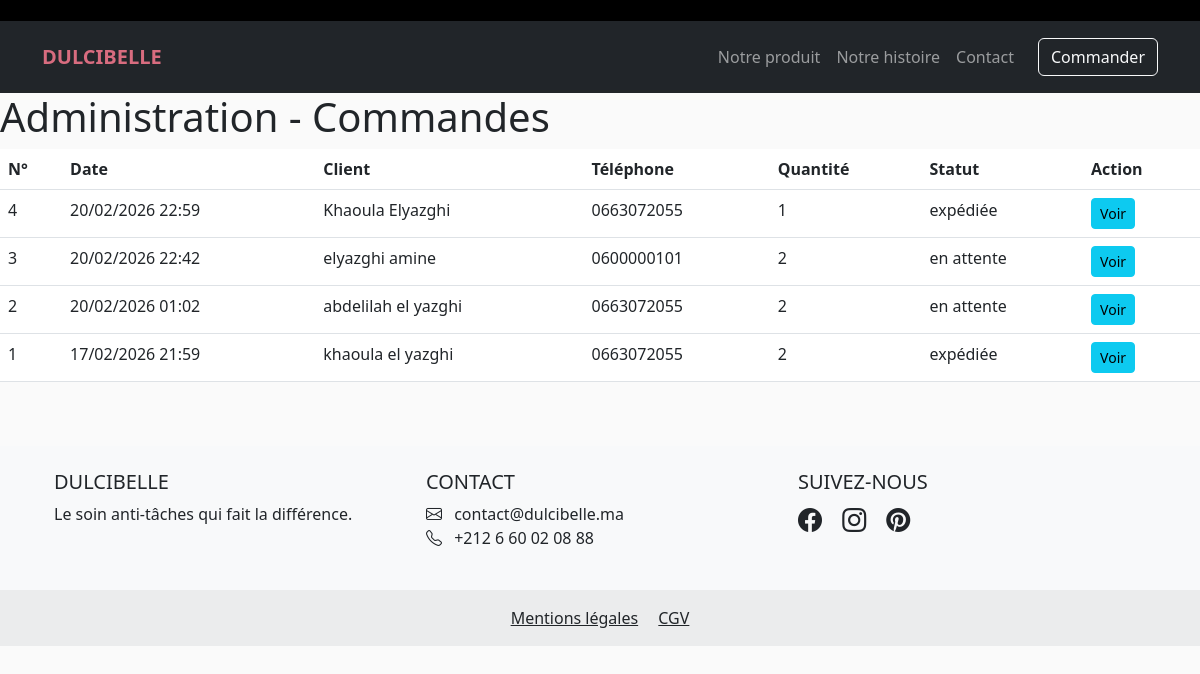
The app's page /admin/dashboard (signed in) with its own data.
### models.py (models this page shows, shortened)
class Commande(db.Model):
    id = db.Column(db.Integer, primary_key=True)
    nom = db.Column(db.String(50), nullable=False)
    prenom = db.Column(db.String(50), nullable=False)
    adresse = db.Column(db.String(200), nullable=False)
    telephone = db.Column(db.String(20), nullable=False)
    quantite = db.Column(db.Integer, default=1)
    date_commande = db.Column(db.DateTime, default=datetime.utcnow)
    statut = db.Column(db.String(20), default='en attente')
    email = db.Column(db.String(100), nullable=False)
    numero = db.Column(db.String(20), unique=True)

### app.py (the view)
@app.route('/admin/dashboard')
@login_required
def admin_dashboard():
    page = request.args.get('page', 1, type=int)
    commandes = Commande.query.order_by(Commande.date_commande.desc()).paginate(page=page, per_page=10)
    return render_template('admin_dashboard.html', commandes=commandes)

### app.py (called while the page is built)
def login_required(f):
    @wraps(f)
    def decorated_function(*args, **kwargs):
        if not session.get('admin_logged_in'):
            flash('Veuillez vous connecter pour accéder à cette page.', 'danger')
            return redirect(url_for('admin_login'))
        return f(*args, **kwargs)
    return decorated_function

### templates/admin_dashboard.html (shortened to what this page needs)
{% extends "base.html" %}
{% block content %}
<h1>Administration - Commandes</h1>
<table class="table">
    <thead>
        <tr>
            <th>N°</th>
            <th>Date</th>
            <th>Client</th>
            <th>Téléphone</th>
            <th>Quantité</th>
            <th>Statut</th>
            <th>Action</th>
        </tr>
    </thead>
    <tbody>
    {% for cmd in commandes.items %}
        <tr>
            <td>{{ cmd.id }}</td>
            <td>{{ cmd.date_commande.strftime('%d/%m/%Y %H:%M') }}</td>
            <td>{{ cmd.prenom }} {{ cmd.nom }}</td>
            <td>{{ cmd.telephone }}</td>
            <td>{{ cmd.quantite }}</td>
            <td>{{ cmd.statut }}</td>
            <td><a href="{{ url_for('admin_commande_detail', id=cmd.id) }}" class="btn btn-sm btn-info">Voir</a></td>
        </tr>
    {% endfor %}
    </tbody>
</table>
{% endblock %}

### templates/base.html (shortened to what this page needs)
<!doctype html>
<html lang="fr">
<head>
    <link href="https://cdn.jsdelivr.net/npm/bootstrap@5.3.0/dist/css/bootstrap.min.css" rel="stylesheet">
    <link rel="stylesheet" href="{{ url_for('static', filename='style.css') }}">
    <link rel="stylesheet" href="https://cdn.jsdelivr.net/npm/bootstrap-icons@1.11.3/font/bootstrap-icons.min.css">
</head>
<body>
        <div class="top-banner">
            <div class="marquee">
            </div>
        </div>
    <nav class="navbar navbar-expand-lg navbar-dark bg-dark py-3">
    <div class="container">
        <a class="navbar-brand fw-bold text-uppercase" href="{{ url_for('index') }}">Dulcibelle</a>
        <div class="collapse navbar-collapse" id="navbarNav">
            <ul class="navbar-nav ms-auto mb-2 mb-lg-0">
                <li class="nav-item">
                    <a class="nav-link {% if active_page == 'produit' %}active{% endif %}" href="{{ url_for('produit') }}">Notre produit</a>
                </li>
                <li class="nav-item">
                    <a class="nav-link {% if active_page == 'histoire' %}active{% endif %}" href="{{ url_for('histoire') }}">Notre histoire</a>
                </li>
                <li class="nav-item">
                    <a class="nav-link {% if active_page == 'contact' %}active{% endif %}" href="{{ url_for('contact') }}">Contact</a>
                </li>
            </ul>
            <a href="{{ url_for('commander_page') }}" class="btn btn-outline-light ms-lg-3">Commander</a>
        </div>
    </div>
</nav>
    <main>
{% block content %}{% endblock %}
    </main>
    <footer class="bg-light text-center text-lg-start mt-5">
    <div class="container p-4">
        <div class="row">
            <div class="col-lg-4 col-md-6 mb-4 mb-md-0">
                <h5 class="text-uppercase">Dulcibelle</h5>
                <p>Le soin anti-tâches qui fait la différence.</p>
            </div>
            <div class="col-lg-4 col-md-6 mb-4 mb-md-0">
                <h5 class="text-uppercase">Contact</h5>
                <ul class="list-unstyled">
                    <li><i class="bi bi-envelope me-2"></i> contact@dulcibelle.ma</li>
                    <li><i class="bi bi-telephone me-2"></i> +212 6 60 02 08 88</li>
                </ul>
            </div>
            <div class="col-lg-4 col-md-6">
                <h5 class="text-uppercase">Suivez-nous</h5>
                <a href="#" class="text-dark me-3"><i class="bi bi-facebook fs-4"></i></a>
                <a href="#" class="text-dark me-3"><i class="bi bi-instagram fs-4"></i></a>
                <a href="#" class="text-dark"><i class="bi bi-pinterest fs-4"></i></a>
            </div>
        </div>
    </div>
    <div class="text-center p-3" style="background-color: rgba(0,0,0,0.05);">
        <a href="{{ url_for('mentions') }}" class="text-dark me-3">Mentions légales</a>
        <a href="{{ url_for('cgv') }}" class="text-dark">CGV</a>
    </div>
</footer>
        <link href="https://unpkg.com/aos@2.3.1/dist/aos.css" rel="stylesheet">
</body>
</html>

### static/style.css (style rules this page uses)
:root { --primary-dark: #573425; --primary-gold: #7d7000; --bg-soft: #fff6ea; --accent-beige: #c2b19c; --white: #ffffff; --black: #000000; }
.top-banner { background: #000; color: #fff; font-size: 14px; overflow: hidden; white-space: nowrap; }
.marquee { display: inline-block; padding-left: 100%; animation: scroll 18s linear infinite; }
body { background-color: #fafafa; }
.navbar-brand { font-weight: bold; color: #d86c7f !important; }
.navbar-nav .nav-link { transition: color 0.3s ease; font-weight: 500; }

### records on screen
Commande: id "4", date_commande "20/02/2026 22:59", prenom "Khaoula", nom "Elyazghi", telephone "0663072055", quantite "1", statut "expédiée"
Commande: id "3", date_commande "20/02/2026 22:42", prenom "elyazghi", nom "amine", telephone "0600000101", quantite "2", statut "en attente"
Commande: id "2", date_commande "20/02/2026 01:02", prenom "abdelilah", nom "el yazghi", telephone "0663072055", quantite "2", statut "en attente"
Commande: id "1", date_commande "17/02/2026 21:59", prenom "khaoula", nom "el yazghi", telephone "0663072055", quantite "2", statut "expédiée"
